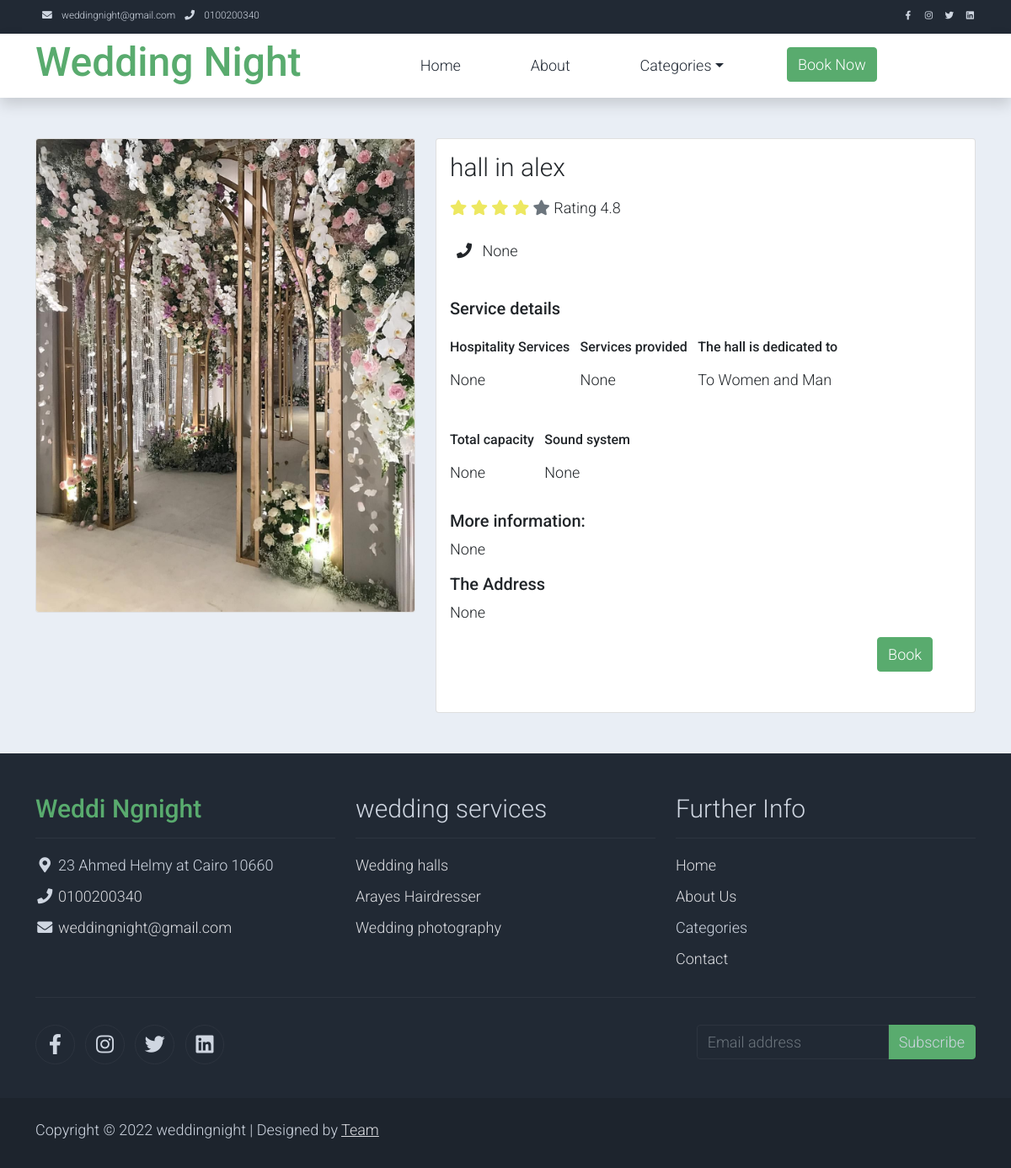
/single-hall/5, run on the app's committed database.
### pages_app/models.py (models this page shows, shortened)
class HallCard(models.Model):
    Hospitality_Services = [
        ('Yes','Yes'),
        ('No',' No')
    ]
    sound_status = [
        ('Yes','Yes'),
        ('No',' No')
    ]
    photo_hall = models.ImageField(upload_to ='photos',null=True,blank=True)
    name = models.CharField(max_length=250)
    price = models.DecimalField(max_digits=7,decimal_places=2,null=True,blank=True)
    phone = models.CharField(max_length=12,null=True,blank=True)
    HospitalityServices = models.CharField(choices=Hospitality_Services,max_length=50,null=True,blank=True)
    provider = models.CharField(max_length=50,null=True,blank=True)
    hallto = models.CharField(max_length=100,blank=True,null=True,default='To Women and Man ')
    Total_capacity = models.IntegerField(null=True,blank=True)
    Sound_system = models.CharField(choices=sound_status,max_length=50,null=True,blank=True)
    info = models.TextField(null=True,blank=True)
    address = models.CharField(max_length=50,null=True,blank=True)
    book_url = models.URLField(blank=True,null=True,default='http://127.0.0.1:8000/contact/')

### pages_app/views.py (the view)
# urls.py: path('single-hall/<int:id>',single_hall_page,name='single-hall'),
def single_hall_page(request,id):
    halls = HallCard.objects.get(id = id)
    return render(request,'pages/single-hall.html',{
        'halls':halls,
    })

### templates/pages/single-hall.html (shortened to what this page needs)
{% extends 'base.html' %}
{% load static %}
{% block content %}
    <section class="bg-light">
        <div class="container pb-5">
            <div class="row">
                <div class="col-lg-5 mt-5">
                    <div class="card mb-3">
                        <img class="card-img img-fluid" src="{{halls.photo_hall.url}}" alt="Card image cap" id="product-detail">
                    </div>
                </div>
                <div class="col-lg-7 mt-5">
                    <div class="card">
                        <div class="card-body">
                            <h1 class="h2">{{halls.name}}</h1>
                            <p class="py-2">
                                <i class="fa fa-star text-warning"></i>
                                <i class="fa fa-star text-warning"></i>
                                <i class="fa fa-star text-warning"></i>
                                <i class="fa fa-star text-warning"></i>
                                <i class="fa fa-star text-secondary"></i>
                                <span class="list-inline-item text-dark">Rating 4.8</span>
                            </p>
                            <p>
                                <i class="fa fa-phone mx-2"></i>
                                <a class=" text-dark text-decoration-none" href="#">{{halls.phone}}</a>
                            </p>
                            <br>
                            <h5>Service details</h5>
                            <ul class="list-inline">
                                <li class="list-inline-item">
                                    <p class="text-dark"><h6>Hospitality Services</h6></p>
                                    <p>{{halls.HospitalityServices}}</p>
                                </li>
                                <li class="list-inline-item">
                                    <p class="text-dark"><h6>Services provided</h6></p>
                                    <p>{{halls.provider}}</p>
                                </li>
                                <li class="list-inline-item">
                                    <p class="text-dark"><h6>The hall is dedicated to</h6></p>
                                    <p>{{halls.hallto}}</p>
                                </li>
                            </ul>
                            <ul class="list-inline">
                                <li class="list-inline-item">
                                    <p class="text-dark"><h6>Total capacity</h6></p>
                                    <p>{{halls.Total_capacity}}</p>
                                </li>
                                <li class="list-inline-item">
                                    <p class="text-dark"><h6>Sound system</h6></p>
                                    <p>{{halls.Sound_system}}</p>
                                </li>
                            </ul>
                            <h5>More information:</h5>
                            <p>{{halls.info}}</p>
                            <h5>The Address</h5>
                            <p>{{halls.address}}</p>
                            <div class="row pb-3">
                                <div class="col-lg-9"></div>
                                <div class="col d-grid col-lg-3">
                                    <p class="text-center"><a href="{{halls.book_url}}" class="btn btn-success">Book</a></p>
                                </div>
                            </div>
                        </div>
                    </div>
                </div>
            </div>
        </div>
    </section>
{% endblock %}

### static/assets/css/templatemo.css (style rules this page uses)
body, ul, li, p, a, label, input, div { font-family: 'Roboto', sans-serif; font-size: 18px !important; font-weight: 300 !important; }
.h2 { font-family: 'Roboto', sans-serif; font-size: 30px !important; font-weight: 300; }
.text-warning { color: #ede861 !important; }
.bg-light { background-color: #e9eef5 !important; }
.btn-success { background-color: #59ab6e !important; border-color: #56ae6c !important; }

### data on the page
HallCard: photo_hall (picture), name "hall in alex", phone "None", HospitalityServices "None", provider "None", hallto "To Women and Man", Total_capacity "None", Sound_system "None", info "None", address "None"
